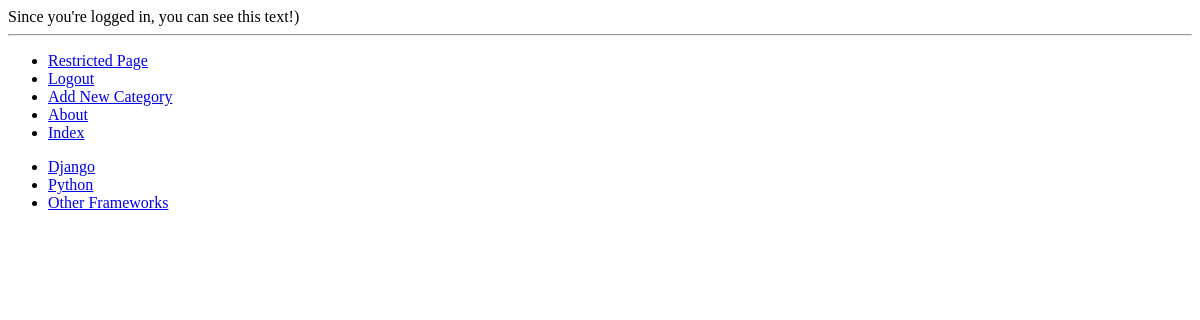
Before: /rango/restricted/ (signed in) with the older database file.
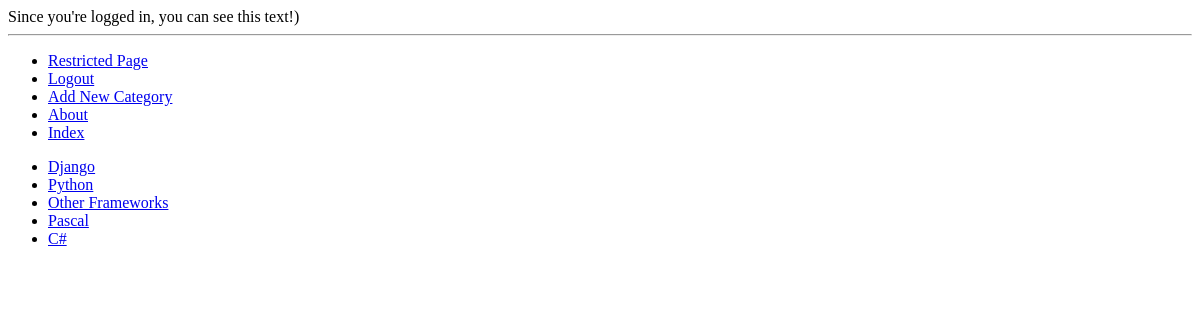
After: the same page with the newer database file.
### rango/models.py (models this page shows, shortened)
class Category(models.Model):
    name = models.CharField(max_length=128, unique=True)
    views = models.IntegerField(default=0)
    likes = models.IntegerField(default=0)
    slug = models.SlugField(unique=True)
    class Meta:
        verbose_name_plural = 'Categories'

### rango/views.py (the view)
@login_required
def restricted(request):
    return render(request, 'rango/restricted.html', {})

### rango/templatetags/rango_template_tags.py (called while the page is built)
@register.inclusion_tag('rango/cats.html')
def get_category_list(cat=None):
    return {'cats': Category.objects.all(), 'act_cat': cat}

### templates/rango/restricted.html (shortened to what this page needs)
{% extends 'rango/base.html' %}
{% block body_block %}
    Since you're logged in, you can see this text!)
{% endblock %}

### templates/rango/cats.html
<ul>
{% if cats %}
    {% for c in cats %}
        {% if c == act_cat %}
            <li>
                <strong>
                    <a href="{% url 'show_category' c.slug %}">{{ c.name }}</a>
                </strong>
            </li>
        {% else %}
            <li>
                <a href="{% url 'show_category' c.slug %}">{{ c.name }}</a>
            </li>
        {% endif %}
    {% endfor %}
{% else %}
    <li><strong>There is no categories present.</strong></li>
{% endif %}
</ul>

Changed rows visible on the page:
added Category: name "Pascal"
added Category: name "C#"
